Frame 1 (no input): blank canvas, image omitted
Frame 60 (the mouse pressed at the canvas centre just before this capture): blank canvas, image omitted
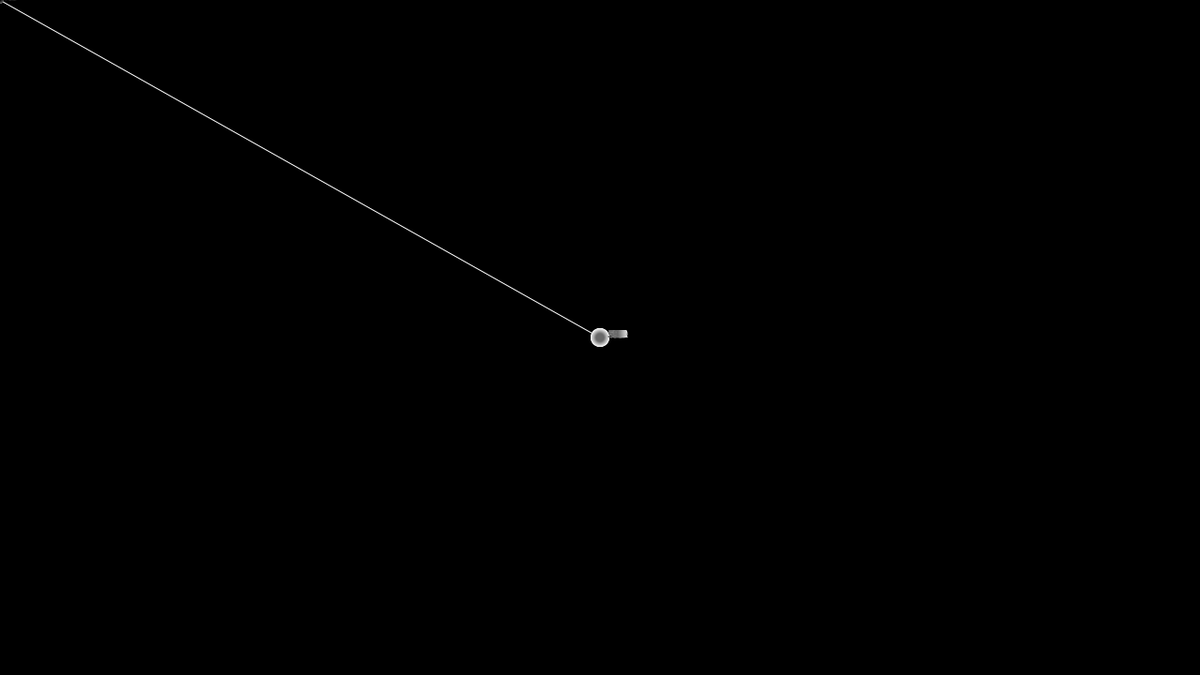
Frame 120 (the mouse held since frame 60 and released just before this capture)

The Processing sketch whose frames 1 and 60 were blank and that drew this single picture after the mouse press (run headless with seeded random() and noise(); from frame 60 on, the mouse is pressed at the canvas centre):

// Processing sketch: array_mouse2
// ── array_mouse2.pde
int len = 100;
int[] x = new int[len];
int[] y = new int[len];

void setup() {
  size(1280, 720);
}

void draw() {
  background(0);
  // update array positions
  for (int i = x.length-1; i > 0; i--) {
    x[i] = x[i-1];
    y[i] = y[i-1];
  }
  x[0] = mouseX;
  y[0] = mouseY;

  // draw the array positions
  for (int i = 0; i < x.length-1; i++) { // 0 --> 98
    stroke(255);
    line(x[i], y[i], x[i+1], y[i+1]);
  }

  for (int i = 0; i < x.length; i++) {
    noStroke();
    //fill(255);
    fill(255 - 255*i/float(x.length));
    float rad = 20 - 20*i/float(x.length);
    ellipse(x[i], y[i], rad, rad);
    text(i, x[i]+rad, y[i]);
  }
}
